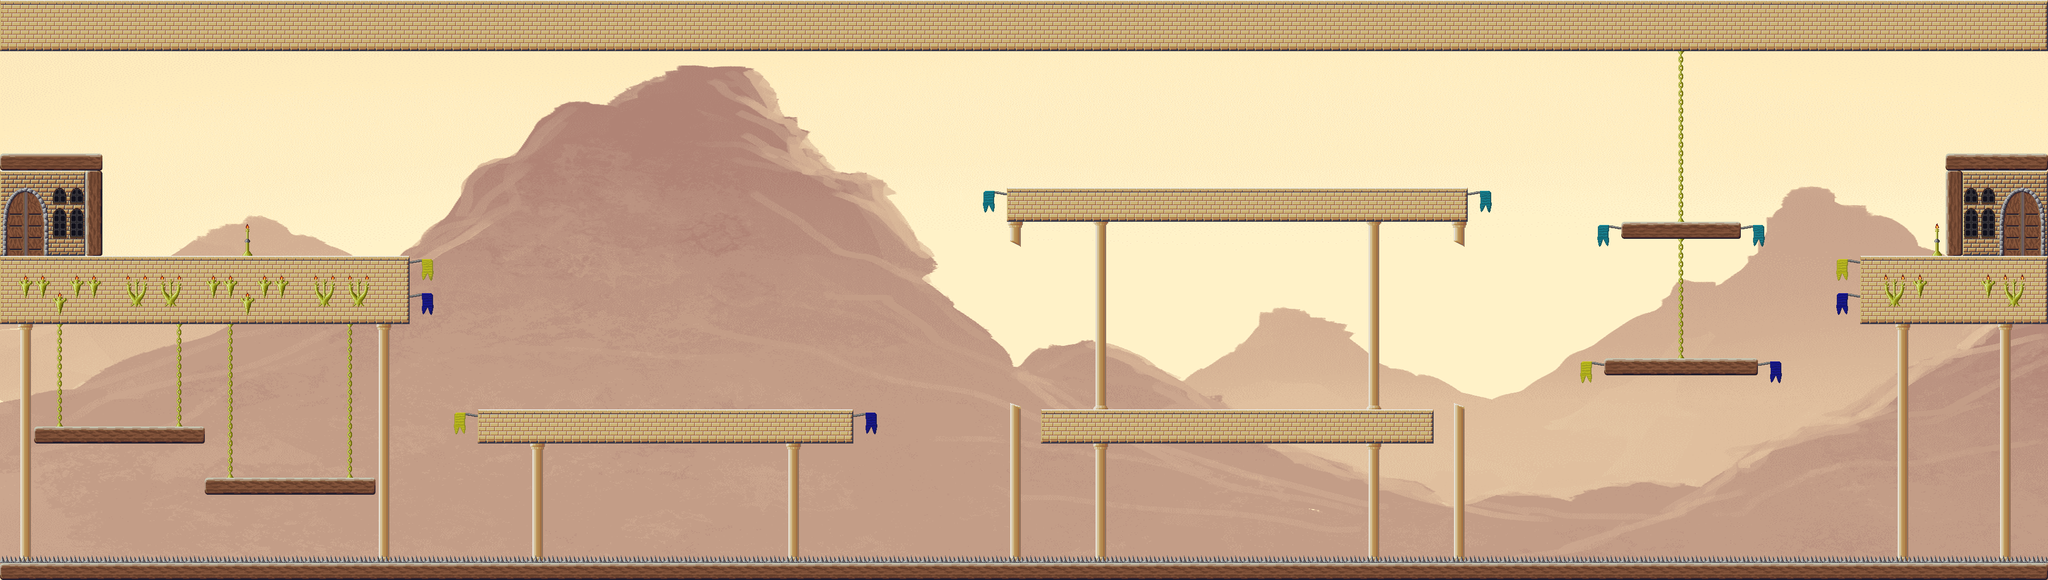

Rendered tile map (Tiled .tmx) drawn with the repository's tilesets; below, a short description and the map source with its tile grids summarised:
An orthogonal 120x34 tile map with 32x32 px tiles, 3 tile layers (Wall, Foreground, Objekte), 3 tilesets, 1 image layer and 51 objects (30x CoinEntity, 12x Ground, 4x EnemyEntity, 2x SpikeEntity, mainPlayer, ...).

<map version="1.0" orientation="orthogonal" renderorder="left-up" width="120" height="34" tilewidth="32" tileheight="32" nextobjectid="399">
 <tileset firstgid="1" name="castle1" tilewidth="32" tileheight="32">
  <image source="../img/map/castle1.png" width="512" height="1344" />
 </tileset>
 <tileset firstgid="673" name="castle2" tilewidth="32" tileheight="32">
  <image source="../img/map/castle2.png" width="512" height="672" />
 </tileset>
 <tileset firstgid="1009" name="castle3" tilewidth="32" tileheight="32">
  <image source="../img/map/castle3.png" width="512" height="384" />
 </tileset>
 <imagelayer name="Parallax_layer1">
  <image source="../img/background/rock.png" />
 </imagelayer>
 <layer name="Wall" width="120" height="34">
  <data>[4080 cells, 694 non-empty, 2 distinct tile ids]</data>
 </layer>
 <layer name="Foreground" width="120" height="34">
  <data>[4080 cells, 877 non-empty, 30 distinct tile ids]</data>
 </layer>
 <layer name="Objekte" width="120" height="34">
  <data>[4080 cells, 256 non-empty, 48 distinct tile ids]</data>
 </layer>
 <objectgroup name="Object">
  <properties>
   <property name="duration" value="300" />
   <property name="fade" value="#300000" />
  </properties>
  <object id="3" name="mainPlayer" x="2" y="414" width="32" height="64">
   <properties>
    <property name="image" value="gripe_run_right" />
    <property name="spritewidth" value="64" />
   </properties>
  </object>
  <object id="5" name="game.LevelEntity" x="3801" y="98" width="38" height="383">
   <properties>
    <property name="duration" value="300" />
    <property name="fade" value="#009900" />
    <property name="to" value="8" />
   </properties>
  </object>
  <object id="13" name="ScrollEntity" x="3134" y="351" width="32" height="32">
   <properties>
    <property name="image" value="spinning_scrolls" />
    <property name="scrollIndex" value="29" />
    <property name="spritewidth" value="32" />
    <property name="type" value="enchantment" />
   </properties>
  </object>
  <object id="19" name="SpikeEntity" x="0" y="1047.33" width="3842" height="10" />
  <object id="178" name="CoinEntity" x="1890" y="568" width="32" height="32">
   <properties>
    <property name="image" value="spinning_coin_gold" />
    <property name="spritewidth" value="32" />
   </properties>
  </object>
  <object id="246" name="CoinEntity" x="1075" y="700" width="32" height="32">
   <properties>
    <property name="image" value="spinning_coin_gold" />
    <property name="spritewidth" value="32" />
   </properties>
  </object>
  <object id="304" name="CoinEntity" x="3131" y="618" width="32" height="32">
   <properties>
    <property name="image" value="spinning_coin_gold" />
    <property name="spritewidth" value="32" />
   </properties>
  </object>
  <object id="307" name="CoinEntity" x="3550" y="425" width="32" height="32">
   <properties>
    <property name="image" value="spinning_coin_gold" />
    <property name="spritewidth" value="32" />
   </properties>
  </object>
  <object id="317" name="CoinEntity" x="2174" y="313" width="32" height="32">
   <properties>
    <property name="image" value="spinning_coin_gold" />
    <property name="spritewidth" value="32" />
   </properties>
  </object>
  <object id="318" name="CoinEntity" x="2214" y="313" width="32" height="32">
   <properties>
    <property name="image" value="spinning_coin_gold" />
    <property name="spritewidth" value="32" />
   </properties>
  </object>
  <object id="319" name="CoinEntity" x="2253" y="313" width="32" height="32">
   <properties>
    <property name="image" value="spinning_coin_gold" />
    <property name="spritewidth" value="32" />
   </properties>
  </object>
  <object id="320" name="CoinEntity" x="2293" y="312" width="32" height="32">
   <properties>
    <property name="image" value="spinning_coin_gold" />
    <property name="spritewidth" value="32" />
   </properties>
  </object>
  <object id="321" name="CoinEntity" x="2334" y="312" width="32" height="32">
   <properties>
    <property name="image" value="spinning_coin_gold" />
    <property name="spritewidth" value="32" />
   </properties>
  </object>
  <object id="322" name="CoinEntity" x="2373" y="313" width="32" height="32">
   <properties>
    <property name="image" value="spinning_coin_gold" />
    <property name="spritewidth" value="32" />
   </properties>
  </object>
  <object id="323" name="CoinEntity" x="2412" y="312" width="32" height="32">
   <properties>
    <property name="image" value="spinning_coin_gold" />
    <property name="spritewidth" value="32" />
   </properties>
  </object>
  <object id="325" name="CoinEntity" x="3047" y="360" width="32" height="32">
   <properties>
    <property name="image" value="spinning_coin_gold" />
    <property name="spritewidth" value="32" />
   </properties>
  </object>
  <object id="326" name="CoinEntity" x="3091" y="360" width="32" height="32">
   <properties>
    <property name="image" value="spinning_coin_gold" />
    <property name="spritewidth" value="32" />
   </properties>
  </object>
  <object id="327" name="CoinEntity" x="3176" y="364" width="32" height="32">
   <properties>
    <property name="image" value="spinning_coin_gold" />
    <property name="spritewidth" value="32" />
   </properties>
  </object>
  <object id="328" name="CoinEntity" x="3219" y="364" width="32" height="32">
   <properties>
    <property name="image" value="spinning_coin_gold" />
    <property name="spritewidth" value="32" />
   </properties>
  </object>
  <object id="344" name="CoinEntity" x="1670" y="470" width="32" height="32">
   <properties>
    <property name="image" value="spinning_coin_gold" />
    <property name="spritewidth" value="32" />
   </properties>
  </object>
  <object id="371" name="SpikeEntity" x="3843.5" y="607.5" width="439" height="32" rotation="90" />
  <object id="377" name="CoinEntity" x="2093" y="314.5" width="32" height="32">
   <properties>
    <property name="image" value="spinning_coin_gold" />
    <property name="spritewidth" value="32" />
   </properties>
  </object>
  <object id="378" name="CoinEntity" x="1894" y="314.5" width="32" height="32">
   <properties>
    <property name="image" value="spinning_coin_gold" />
    <property name="spritewidth" value="32" />
   </properties>
  </object>
  <object id="379" name="CoinEntity" x="2132" y="313.5" width="32" height="32">
   <properties>
    <property name="image" value="spinning_coin_gold" />
    <property name="spritewidth" value="32" />
   </properties>
  </object>
  <object id="380" name="CoinEntity" x="2054" y="313.5" width="32" height="32">
   <properties>
    <property name="image" value="spinning_coin_gold" />
    <property name="spritewidth" value="32" />
   </properties>
  </object>
  <object id="381" name="CoinEntity" x="2013" y="313.5" width="32" height="32">
   <properties>
    <property name="image" value="spinning_coin_gold" />
    <property name="spritewidth" value="32" />
   </properties>
  </object>
  <object id="382" name="CoinEntity" x="1973" y="314.5" width="32" height="32">
   <properties>
    <property name="image" value="spinning_coin_gold" />
    <property name="spritewidth" value="32" />
   </properties>
  </object>
  <object id="383" name="CoinEntity" x="1934" y="314.5" width="32" height="32">
   <properties>
    <property name="image" value="spinning_coin_gold" />
    <property name="spritewidth" value="32" />
   </properties>
  </object>
  <object id="384" name="CoinEntity" x="2655" y="312.5" width="32" height="32">
   <properties>
    <property name="image" value="spinning_coin_gold" />
    <property name="spritewidth" value="32" />
   </properties>
  </object>
  </objectgroup>
 <objectgroup name="EnemyEntities">
  <!-- 4 objects omitted --></objectgroup>
 <objectgroup name="collision">
  <!-- 12 objects omitted --></objectgroup>
</map>
<!-- 22 of 51 objects omitted -->
